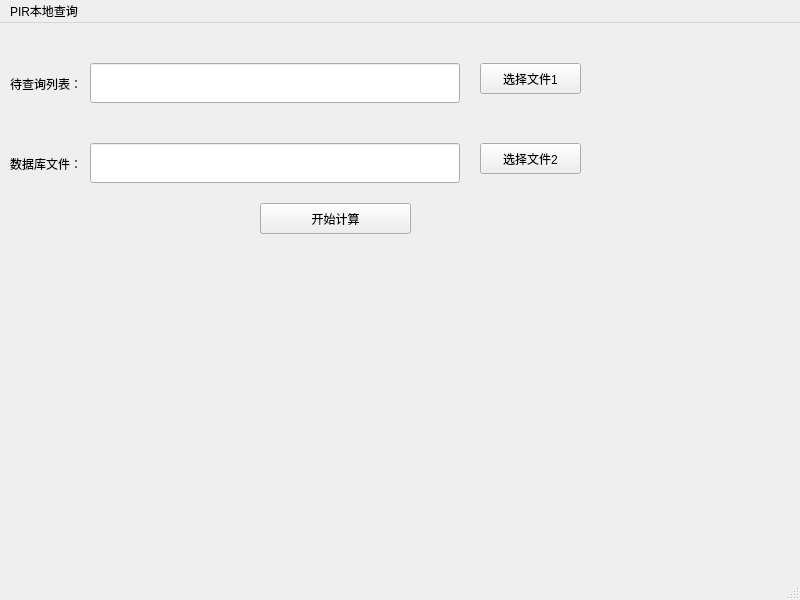
<?xml version="1.0" encoding="UTF-8"?>
<ui version="4.0">
 <class>page4</class>
 <widget class="QMainWindow" name="page4">
  <property name="geometry">
   <rect>
    <x>0</x>
    <y>0</y>
    <width>800</width>
    <height>600</height>
   </rect>
  </property>
  <property name="windowTitle">
   <string>MainWindow</string>
  </property>
  <widget class="QWidget" name="centralwidget">
   <widget class="QStackedWidget" name="stackedWidget">
    <property name="geometry">
     <rect>
      <x>0</x>
      <y>0</y>
      <width>800</width>
      <height>600</height>
     </rect>
    </property>
    <widget class="QWidget" name="page">
     <widget class="QWidget" name="widget" native="true">
      <property name="geometry">
       <rect>
        <x>0</x>
        <y>0</y>
        <width>620</width>
        <height>221</height>
       </rect>
      </property>
      <widget class="QLineEdit" name="file2input">
       <property name="geometry">
        <rect>
         <x>90</x>
         <y>120</y>
         <width>370</width>
         <height>40</height>
        </rect>
       </property>
      </widget>
      <widget class="QLabel" name="label_2">
       <property name="geometry">
        <rect>
         <x>10</x>
         <y>120</y>
         <width>81</width>
         <height>41</height>
        </rect>
       </property>
       <property name="styleSheet">
        <string notr="true">font: 10pt &quot;宋体&quot;;</string>
       </property>
       <property name="text">
        <string>数据库文件：</string>
       </property>
      </widget>
      <widget class="QLabel" name="label">
       <property name="geometry">
        <rect>
         <x>10</x>
         <y>40</y>
         <width>81</width>
         <height>41</height>
        </rect>
       </property>
       <property name="toolTipDuration">
        <number>-3</number>
       </property>
       <property name="styleSheet">
        <string notr="true">font: 10pt &quot;宋体&quot;;

</string>
       </property>
       <property name="text">
        <string>待查询列表：</string>
       </property>
      </widget>
      <widget class="QLineEdit" name="file1input">
       <property name="geometry">
        <rect>
         <x>90</x>
         <y>40</y>
         <width>370</width>
         <height>40</height>
        </rect>
       </property>
      </widget>
      <widget class="QPushButton" name="file1but">
       <property name="geometry">
        <rect>
         <x>480</x>
         <y>40</y>
         <width>101</width>
         <height>31</height>
        </rect>
       </property>
       <property name="styleSheet">
        <string notr="true">font: 10pt &quot;微软雅黑&quot;;</string>
       </property>
       <property name="text">
        <string>选择文件1</string>
       </property>
       <property name="icon">
        <iconset resource="icon.qrc">
         <normaloff>:/png/img/choisefile.png</normaloff>:/png/img/choisefile.png</iconset>
       </property>
      </widget>
      <widget class="QPushButton" name="file2but">
       <property name="geometry">
        <rect>
         <x>480</x>
         <y>120</y>
         <width>101</width>
         <height>31</height>
        </rect>
       </property>
       <property name="styleSheet">
        <string notr="true">font: 10pt &quot;微软雅黑&quot;;</string>
       </property>
       <property name="text">
        <string>选择文件2</string>
       </property>
       <property name="icon">
        <iconset resource="icon.qrc">
         <normaloff>:/png/img/choisefile.png</normaloff>:/png/img/choisefile.png</iconset>
       </property>
      </widget>
      <widget class="QPushButton" name="startcup">
       <property name="geometry">
        <rect>
         <x>260</x>
         <y>180</y>
         <width>151</width>
         <height>31</height>
        </rect>
       </property>
       <property name="styleSheet">
        <string notr="true">font: 11pt &quot;楷体&quot;;</string>
       </property>
       <property name="text">
        <string>开始计算</string>
       </property>
       <property name="icon">
        <iconset resource="icon.qrc">
         <normaloff>:/png/img/1.png</normaloff>:/png/img/1.png</iconset>
       </property>
      </widget>
     </widget>
    </widget>
    <widget class="QWidget" name="page_2"/>
   </widget>
  </widget>
  <widget class="QMenuBar" name="menubar">
   <property name="geometry">
    <rect>
     <x>0</x>
     <y>0</y>
     <width>800</width>
     <height>21</height>
    </rect>
   </property>
   <widget class="QMenu" name="menuPIRbe_c">
    <property name="title">
     <string>PIR本地查询</string>
    </property>
   </widget>
   <addaction name="menuPIRbe_c"/>
  </widget>
  <widget class="QStatusBar" name="statusbar"/>
 </widget>
 <resources>
  <include location="icon.qrc"/>
 </resources>
 <connections/>
</ui>
